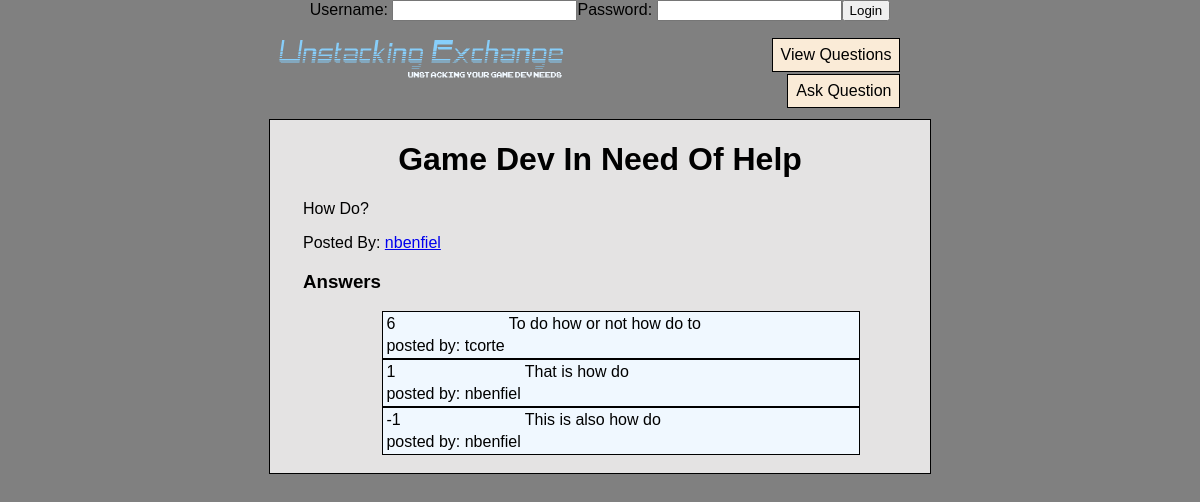
The app's page /QuestionView.php?id=1 with its own data.
### tables this page shows
CREATE TABLE `Questions` (
  `id` int(11) NOT NULL AUTO_INCREMENT,
  `questionScore` int(250) NOT NULL,
  `questionTitle` varchar(250) NOT NULL,
  `questionBody` varchar(8000) NOT NULL,
  `questionPoster` varchar(250) NOT NULL,
  `questionFrozen` int(10) NOT NULL,
  PRIMARY KEY (`id`)
);

CREATE TABLE `Answers` (
  `AnswerID` int(11) NOT NULL AUTO_INCREMENT,
  `questionID` int(250) NOT NULL,
  `answerScore` int(250) NOT NULL,
  `answerBody` varchar(2000) NOT NULL,
  `answerPoster` varchar(250) NOT NULL,
  `bestAnswer` int (1) NOT NULL,
  PRIMARY KEY (`AnswerID`)
);

### QuestionView.php (the view, shortened to what this page needs)
<?php
require('PHP/Connect.php');
?>
<!DOCTYPE html>
<html lang="en">
    <head>
        <link rel="stylesheet" type="text/css" href="CSS/stylesheet.css">
    </head>
    <body>
        <div id="Header">
            <?PHP
                    if (isset($_SESSION["USER"]))
                    {
                        echo "<form class=\"FormLogin\" action=\"PHP/Logout.php\" method=\"post\">";
                        echo "<b>Welcome: <a href=\"profile.php?id=\"".$_SESSION["USERID"]."\">".$_SESSION["USER"]."</a></b>";
                        echo "&nbsp&nbsp&nbsp";
                        echo "<input type=\"submit\" name=\"submit\" value=\"Logout\">";
                        echo "</form>";
                    }
                    else
                    {
                        echo "<form class=\"FormLogin\" action=\"PHP/Login.php\" method=\"post\">";
                        echo "Username: <input type=\"text\" name=\"LoginUsername\">";
                        echo "Password: <input type=\"password\" name=\"LoginPassword\">";
                        echo "<input type=\"submit\" name=\"submit\" value=\"Login\">";
                        echo "</form>";
                    }
                ?>
            <div class="Navigation">
                <h1>
                    <a href="index.php"><img src="images/Logo.png" class="logo"></a>
                </h1>
                <ul>
                    <li><a href="questions.php">View Questions</a></li>
                    <li><A href="ask.php">Ask Question</a></li>
                </ul>
            </div>
        </div>
        <div id="Container">
            <div id="Content">
                <?php
                    $sql = "SELECT * FROM Questions WHERE id='".$_GET["id"] . "'";
                    $sqlA = "SELECT * FROM Answers WHERE questionID='".$_GET["id"]."' ORDER BY answerScore DESC";
                    $sqlU = "SELECT * FROM UserProfile";
                    $result = mysqli_query($conn, $sql);
                    $resultA = mysqli_query($conn, $sqlA);
                    $resultU = mysqli_query($conn, $sqlU);
                    if (mysqli_num_rows($result) > 0)
                    {
                        while ($row = mysqli_fetch_assoc($result))
                        {
                            echo "<div id=\"QuestionTitle\">";
                            echo "<h1>" . $row["questionTitle"] . "</h1>";
                            echo "</div>";
                            echo "<div id=\"QuestionBody\">";
                            echo "<p>";
                            echo $row["questionBody"];
                            echo "</p>";
                            echo "Posted By: ";
                            if (mysqli_num_rows($resultU) > 0)
                            {
                                while ($rowU = mysqli_fetch_assoc($resultU))
                                {
                                    if ($row["questionPoster"] == $rowU["username"])
                                    {
                                        echo "<a href=\"profile.php?id=".$rowU["id"]."\">";
                                    }
                                }
                            }
                            echo $row["questionPoster"]."</a>";
                            echo "</div>";
                            echo "<div id=\"Answers\">";
                            echo "<h3>Answers</h3>";
                            echo "<ul>";
                            if (mysqli_num_rows($resultA) > 0)
                            {
                                while ($rowA = mysqli_fetch_assoc($resultA))
                                {
                                    if (isset($_SESSION["USER"]))
                                    {
                                        echo "<li><form action=\"\" method=\"post\"><input type=\"hidden\" name=\"likeIt\" value=\"".
                                                "<?php \$rowA[\"bestAnswer\"]\"= 1; echo \$rowA[\"bestAnswer\"]\"; ?>\"><table>";
                                        echo "<tr><td><input type=\"submit\" name=\"Like\" value=\"I Like\"></td><td>".$rowA["answerBody"]."</td></tr>";
                                        echo "<tr><td><input type=\"submit\" name=\"upVote\" value=\"+\">&nbsp".$rowA["answerScore"]."&nbsp<input type=\"submit\" name=\"downVote\" value=\"-\">"
                                            ."</td><td> posted by: ".$rowA["answerPoster"]."</td></tr>";
                                        echo "</table></form></li>";
                                    }
                                    else
                                    {
                                        echo "<li><form><table>";
                                        echo "<tr><td>".$rowA["answerScore"]."</td><td>".$rowA["answerBody"]."</td></tr>";
                                        echo "<tr><td> posted by: ".$rowA["answerPoster"]."</td></tr>";
                                        echo "</table></form></li>";
                                    }
                                }
                            }
                            echo "<br />";
                        }
                    }
                    echo "</ul>";
                ?>
            </div>
        </div>
    </body>
</html>

### CSS/stylesheet.css (style rules this page uses)
body { background: Gray; margin: 0; padding: 0; text-align: center; color: #000000; font-family: Arial, Helvetica, sans-serif; font-size: 100%; }
#Container { width:55%; margin:10px auto; text-align: left; background-color: #E4E3E3; border: 1px solid #000000; }
#Content { width: 100%; height: 100%; overflow: hidden; }
.Navigation { width:55%; margin:auto; text-align: left; }
.Navigation h1 { display: inline-block; width: 60%; margin: 0; padding: 0; }
.logo { width: 300px; height: 75px; }
.Navigation ul { display: inline-block; width: 35%; text-align: right; margin: 0; padding: 0; }
.Navigation ul li { display: inline-block; border: 1px solid black; margin: 1px; background: #FAEBD7; }
.Navigation ul li a { display: block; text-decoration: none; text-align: center; padding: 7px 8px; color: black; }
#QuestionBody { margin: auto; width: 90%; }
#QuestionTitle { text-align: center; margin: auto; }
#Answers { width: 90%; margin: auto; }
#Answers ul { width: 80%; margin: auto; }
#Answers ul li { width: 100%; border: 1px solid black; background-color: #F0F8FF; display: block; }

### records on screen
questions: questionTitle "Game Dev In Need Of Help", questionBody "How Do?", questionPoster "nbenfiel"
answers: answerScore "6", answerBody "To do how or not how do to", answerPoster "tcorte"
answers: answerScore "1", answerBody "That is how do", answerPoster "nbenfiel"
answers: answerScore "-1", answerBody "This is also how do", answerPoster "nbenfiel"
